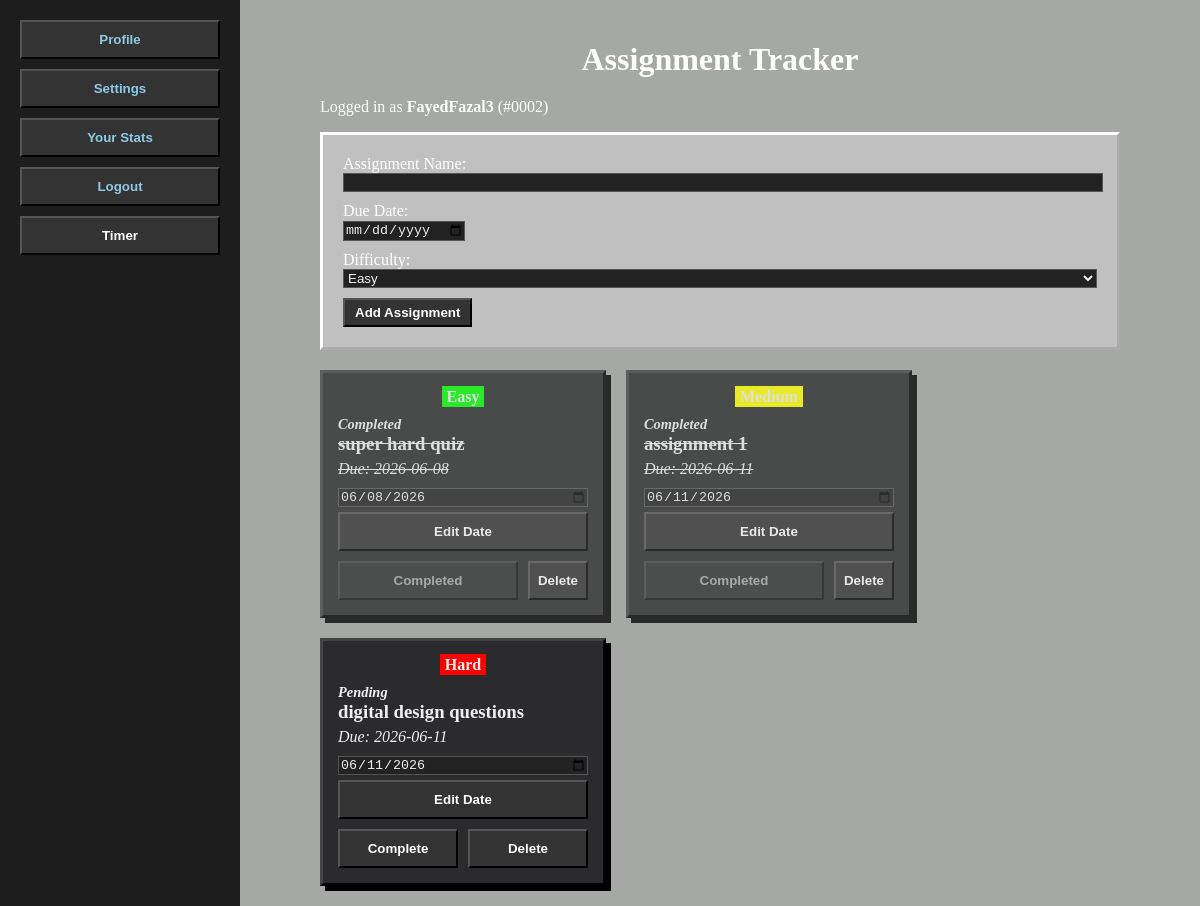
/ (signed in), run on the app's committed database.
### tables this page shows
CREATE TABLE users (
                id INTEGER PRIMARY KEY AUTOINCREMENT,
                username TEXT UNIQUE NOT NULL,
                tag TEXT UNIQUE NOT NULL,
                pfp_url TEXT NOT NULL,
                dark_mode INTEGER NOT NULL DEFAULT 0
            );

CREATE TABLE assignments (
                id INTEGER PRIMARY KEY AUTOINCREMENT,
                user_id INTEGER NOT NULL,
                task TEXT NOT NULL,
                due TEXT NOT NULL,
                difficulty TEXT NOT NULL,
                completed INTEGER NOT NULL DEFAULT 0,
                FOREIGN KEY(user_id) REFERENCES users(id)
            );

### app.py (the view)
@app.route('/')
def home():
    user = get_current_user()
    if not user:
        return redirect(url_for('login'))
    assignments = get_assignments_for_user(user['id'])
    return render_template('index.html', user=user, assignments=assignments)

### app.py (called while the page is built)
def get_db():
    conn = sqlite3.connect(app.config['DATABASE'])
    conn.row_factory = sqlite3.Row
    return conn

def init_db():
    with get_db() as conn:
        conn.execute(
            '''
            CREATE TABLE IF NOT EXISTS users (
                id INTEGER PRIMARY KEY AUTOINCREMENT,
                username TEXT UNIQUE NOT NULL,
                tag TEXT UNIQUE NOT NULL,
                pfp_url TEXT NOT NULL,
                dark_mode INTEGER NOT NULL DEFAULT 0
            )
            '''
        )
        conn.execute(
            '''
            CREATE TABLE IF NOT EXISTS assignments (
                id INTEGER PRIMARY KEY AUTOINCREMENT,
                user_id INTEGER NOT NULL,
                task TEXT NOT NULL,
                due TEXT NOT NULL,
                difficulty TEXT NOT NULL,
                completed INTEGER NOT NULL DEFAULT 0,
                FOREIGN KEY(user_id) REFERENCES users(id)
            )
            '''
        )

@app.before_request
def setup_database():
    init_db()

def get_user_by_id(user_id):
    if not user_id:
        return None
    row = get_db().execute('SELECT * FROM users WHERE id = ?', (user_id,)).fetchone()
    return dict(row) if row else None

def get_current_user():
    return get_user_by_id(session.get('user_id'))

def get_assignments_for_user(user_id):
    rows = get_db().execute(
        'SELECT * FROM assignments WHERE user_id = ? ORDER BY due', (user_id,)
    ).fetchall()
    return [dict(row) for row in rows]

### templates/index.html (shortened to what this page needs)
<!DOCTYPE html>
<html lang="en">
<head>
    <link rel="stylesheet" href="{{ url_for('static', filename='style.css') }}">
</head>
<body class="{{ 'dark' if user and user.dark_mode else '' }}">
    <nav>
        <ul>
            <li><button><a href="{{ url_for('profile') }}">Profile</a></button></li>
            <li><button><a href="{{ url_for('settings') }}">Settings</a></button></li>
            <li><button><a href="{{ url_for('stats') }}">Your Stats</a></button></li>
            <li><button><a href="{{ url_for('logout') }}">Logout</a></button></li>
            <li><button>Timer</a></button></li>
        </ul>
    </nav>
<main>
    <div style="max-width: 800px; margin: 0 auto; padding: 20px;">
        <h1 style="text-align: center; margin-bottom: 20px;">Assignment Tracker</h1>
        <p>Logged in as <strong>{{ user.username }}</strong> (#{{ user.tag }})</p>
        <form action="{{ url_for('add_assignment') }}" method="POST" style="background: #c0c0c0; border: 3px outset #fff; padding: 20px; margin-bottom: 20px;">
            <label>Assignment Name:</label><br>
            <input type="text" name="task" required style="width: 100%; margin-bottom: 10px;"><br>
            <label>Due Date:</label><br>
            <input type="date" name="due" required style="margin-bottom: 10px;"><br>
            <label>Difficulty:</label><br>
            <select name="difficulty" style="margin-bottom: 10px; width: 100%;">
                <option value="Easy">Easy</option>
            </select><br>
            <button type="submit">Add Assignment</button>
        </form>
        <div style="display: flex; flex-wrap: wrap; gap: 20px;">
            {% for item in assignments %}
            <div class="task-card{% if item.completed %} completed{% endif %}">
                <div class="task-card-badge">
                    <span style="background: {% if item.difficulty == 'Hard' %}#ff0000{% elif item.difficulty == 'Medium' %}#ffff00{% else %}#00ff00{% endif %};">
                        {{ item.difficulty }}
                    </span>
                </div>
                <p class="task-status">{{ 'Completed' if item.completed else 'Pending' }}</p>
                <h3>{{ item.task }}</h3>
                <p class="due-text">Due: <span class="due-date">{{ item.due }}</span></p>
                <form action="{{ url_for('edit_assignment', assignment_id=item.id) }}" method="POST" class="task-card-edit">
                    <input type="date" name="due" value="{{ item.due }}" required>
                    <button type="submit" class="task-button task-edit-button">Edit Date</button>
                </form>
                <div class="task-card-actions">
                    {% if not item.completed %}
                    <form action="{{ url_for('complete_assignment', assignment_id=item.id) }}" method="POST">
                        <button type="submit" class="task-button task-complete-button">Complete</button>
                    </form>
                    {% else %}
                    <button type="button" class="task-button task-completed-button" disabled>Completed</button>
                    {% endif %}
                    <form action="{{ url_for('delete_assignment', assignment_id=item.id) }}" method="POST">
                        <button type="submit" class="task-button task-delete-button">Delete</button>
                    </form>
                </div>
            </div>
            {% endfor %}
        </div>
    </div>
</main>
</body>
</html>

### static/style.css (style rules this page uses)
a:link { color: black; text-decoration: none; font-family:Verdana, Geneva, Tahoma, sans-serif; }
body { color: rgb(0, 0, 0); display: flex; min-height: 100vh; margin: 0; }
main { flex: 1; background-color: #a5a8a4; display: flex; flex-direction: column; justify-content: center; align-items: center; }
button { background: #86a57d; border: 2px outset #83997d90; cursor: pointer; padding: 5px 10px; font-weight: bold; }
nav { width: 200px; background: #b4baa6; padding: 20px; display: flex; flex-direction: column; }
nav ul { list-style-type: none; padding: 0; margin: 0; display: flex; flex-direction: column; gap: 10px; }
nav li { display: flex; }
nav button { width: 100%; padding: 10px; }
body.dark { background: #3a3a3c; color: #ffffff; }
body.dark a:link, body.dark a:visited { color: #8ecae6; }
body.dark nav { background: #1d1d1d; }
body.dark button { background: #333; color: #fff; border-color: #555; }
body.dark input, body.dark select { background: #222; color: #eee; border: 1px solid #555; }
body.dark .task-card { background: #2b2b2d; border-color: #444; color: #f0f0f0; }
body.dark .task-card h3, body.dark .task-card p, body.dark .task-card .task-status { color: #f0f0f0; }
.task-card { background: #a7b9a3; border: 3px outset #777b76; padding: 15px; width: 250px; box-shadow: 5px 5px 0px #000; }
.task-card-badge { text-align: center; margin-bottom: 10px; }
.task-card-badge span { padding: 2px 5px; font-weight: bold; }
.task-card h3 { margin: 0 0 5px 0; }
.task-card p { margin: 0; font-style: italic; }
.task-card-edit { margin-top: 10px; display: flex; gap: 5px; flex-wrap: wrap; }
.task-card-edit input[type="date"] { flex: 1 1 auto; min-width: 110px; }
.task-card-actions { display: flex; gap: 10px; margin-top: 10px; }
.task-card-actions form { flex: 1; }
.task-card-actions button, .task-card-edit button { width: 100%; padding: 10px 8px; font-weight: bold; }
.task-button { display: inline-block; background: #86a57d; border: 2px outset #83997d90; color: #000; cursor: pointer; }
.task-button:disabled { opacity: 0.6; cursor: default; }
.task-card-actions button, .task-card-edit button { width: 100%; }
.task-card.completed { opacity: 0.75; }
.task-card.completed h3, .task-card.completed .due-text { text-decoration: line-through; }
.task-status { margin: 0 0 10px 0; font-size: 0.9rem; font-weight: bold; }
.task-card.completed .task-status { color: #4f5b4f; }

### data on the page
users: username "FayedFazal3", tag "0002"
assignments: difficulty "Easy", completed "Completed", task "super hard quiz", due "2026-06-08", due "06/08/2026"
assignments: completed "Completed", task "assignment 1", due "2026-06-11", due "06/11/2026"
assignments: difficulty "Hard", completed "Pending", task "digital design questions", due "2026-06-11", due "06/11/2026"
